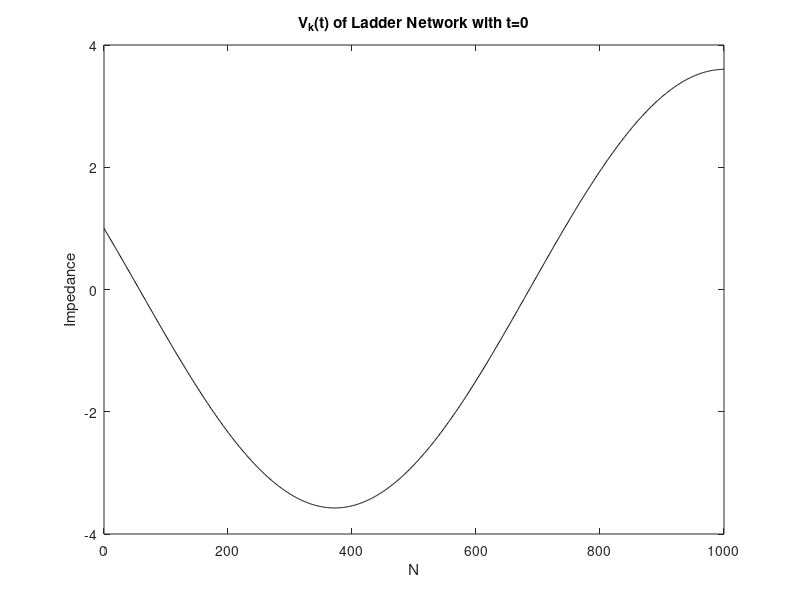

Recreate this plot in MATLAB.
clear
n=1000;
w=0.005;
L=1;
C=1;
c=1/(j*w*C);
l=j*w*L;
V_0=1;
Z_L=300;
t=0;
%t=(2*pi/w)/4;

Z=zeros(1,n);
Z(1)=Z_L;

for i=1:n
%Z(i+1)=(j*w*L)+(Z(i))/(((j*w*C)*Z(i))+1);
Z(i+1)=l+(Z(i)*c)/(c+Z(i));
end

V=zeros(1,n);
I=zeros(1,n);
V(1)=V_0;
I(1)=V_0/Z(n);

for i=1:n-1
%V(i+1)=(V(i)*(1-w^2*C*L)-j*w*C*I(i))*exp(j*w*t);
V(i+1)=(V(i)-I(i)*l)*exp(j*w*t);
%V(i)=(V_0*(c+l+Z(i))/(l*(2*c+l+Z(i))+c*Z(i)))*exp(j*w*t);
%V(i+1)=V(i)-j*w*L*I(i);
I(i+1)=((I(i)-j*w*C*V(i+1))/(1-w^2*C*L));
end
%V
%I
x = linspace(0,n,length(V)); % x coordinate of spatial samples
figure(1);
plot(x,V,'k');
title('V_k(t) of Ladder Network with t=0');
xlabel('N');
ylabel('Impedance');
print('Final_Part_II_Figure_1','-dpdf','-fillpage')
%ylim([0.95 1.05]);
drawnow;
